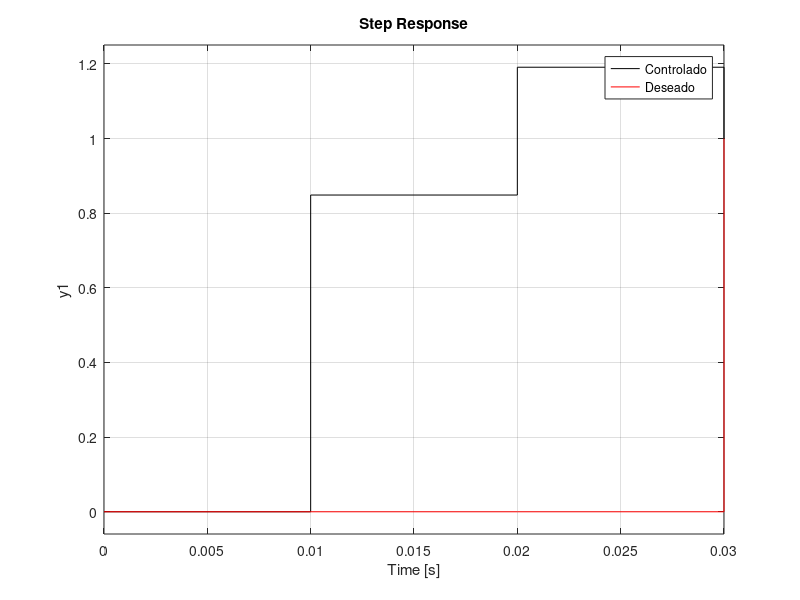

The MATLAB script that drew this image:
clc
clear
close all

%--------proceso------
Tm=0.01;
g=tf([0.368 0.264],[1 -1.368 0.368],Tm);
gd=tf(1,[1 0 0 0],Tm);
%-----controlador-----
A=[0 0 1 0;
   0.368 0 -1.368 1;
   0.264 0.368 0.368 -1.368;
   0 0.264 0 0.368];
b=[1 0 0 0]';
x=inv(A)*b;
q1=x(1);
q0=x(2);
p1=x(3);
p0=x(4);
gc=tf([q1 q0],[p1 p0],Tm);

sis_ol=gc*g;
sis_cl=feedback(sis_ol,1);

step(sis_cl,'k')
hold on
step(gd,'r')
legend('Controlado','Deseado');
